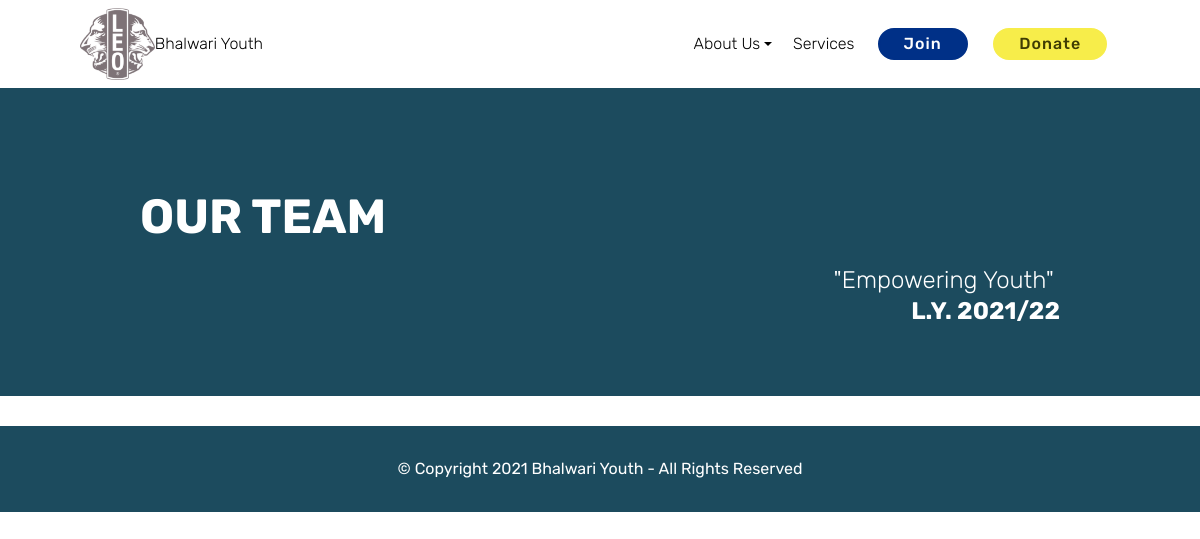
Before: /team with the older database file.
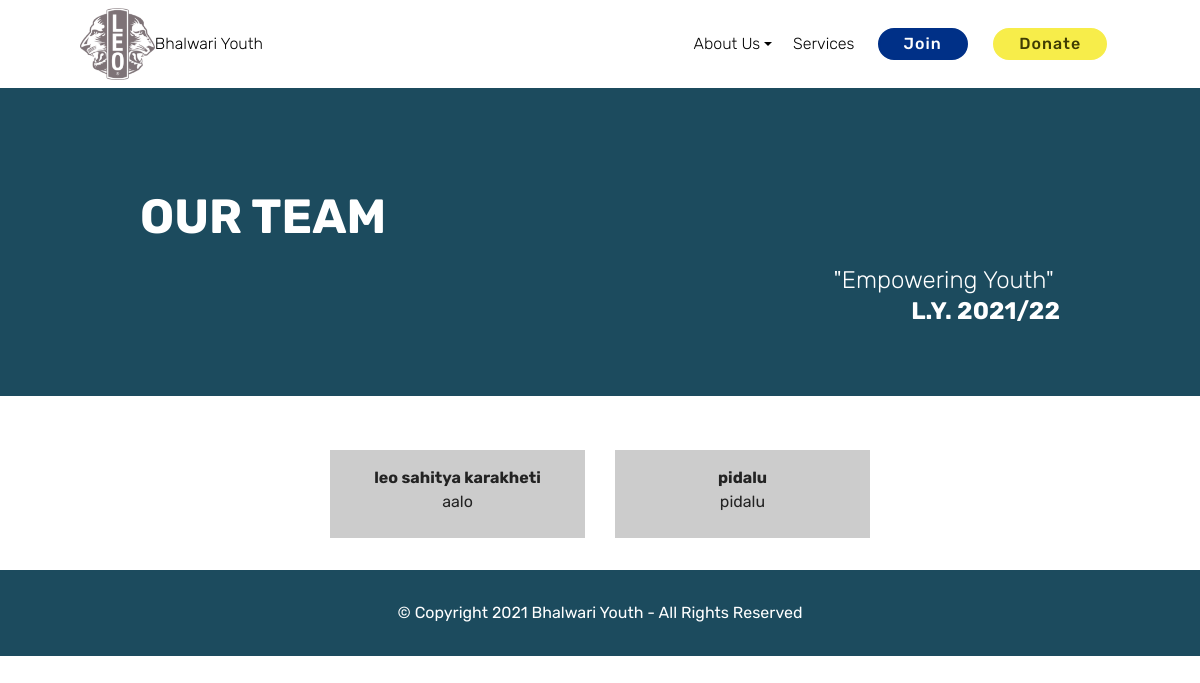
After: the same page with the newer database file.
### home/models.py (models this page shows, shortened)
class Team(models.Model):
    bod_id = models.AutoField
    name = models.CharField(max_length=255,default='')
    post = models.CharField(max_length=255,default='')
    image = models.ImageField(upload_to="images", default='')
    facebook_link = models.CharField(max_length=255,default='')

### home/views.py (the view)
# urls.py: path('team', views.team,name="teams"),
def team(request):
    if request.method=='GET':
        bod=Team.objects.all()
        return render(request,'teams.html',{'bods':bod})

### templates/teams.html (shortened to what this page needs)
  {%extends 'base.html' %}
  {% block head %}<link href='https://css.gg/facebook.css' rel='stylesheet'>{%endblock%}
  {%block body%}
  <section class="mbr-section info3 cid-rXZX6EU5jc" id="info3-1c">
    <div class="container">
        <div class="row justify-content-center">
            <div class="media-container-column title col-12 col-md-10">
                <h2 class="align-left mbr-bold mbr-white pb-3 mbr-fonts-style display-2">OUR TEAM</h2>
                <h3 class="mbr-section-subtitle align-left mbr-light mbr-white pb-3 mbr-fonts-style display-5">"Empowering Youth"&nbsp;<br><strong>L.Y. <span id="emyear"></span></strong></h3>
            </div>
        </div>
    </div>
</section>
<section class="team1 cid-rXZXaxcAh9" id="team1-1d">
    <div class="container align-center">
        <div class="row media-row">
            {%for bod in bods%}
        <div class="team-item col-lg-3 col-md-6">
                <div class="item-image">
                </div>
                <div class="item-caption py-3">
                    <div class="item-name px-2">
                        <p class="mbr-fonts-style display-7"><strong>{{bod.name}}</strong></p>
                    </div>
                    <div class="item-role px-2">
                        <p>{{bod.post}}</p>
                    </div>
                    <div class="item-social pt-2">
                    </div>
                </div>
            </div>
             {%endfor%}
            </div>
    </div>
</section>
{%endblock%}

### templates/base.html (shortened to what this page needs)
<!DOCTYPE html>
<html>
<head>
    {% load static %}
    {% block head %}{%endblock%}
    <link rel="stylesheet" href="assets/web/assets/mobirise-icons/mobirise-icons.css">
    <link rel="stylesheet" href="assets/bootstrap/css/bootstrap.min.css">
    <link rel="stylesheet" href="assets/bootstrap/css/bootstrap-grid.min.css">
    <link rel="stylesheet" href="assets/bootstrap/css/bootstrap-reboot.min.css">
    <link rel="stylesheet" href="assets/socicon/css/styles.css">
    <link rel="stylesheet" href="assets/tether/tether.min.css">
    <link rel="stylesheet" href="assets/dropdown/css/style.css">
    <link rel="stylesheet" href="assets/theme/css/style.css">
    <link rel="stylesheet" href="assets/mobirise/css/mbr-additional.css" type="text/css"><link rel="stylesheet" href="css/css-mbr-additional.css" type="text/css">
</head>
<body>
    <section class="menu cid-rXU2ycSvby" once="menu" id="menu2-2">
        <nav
            class="navbar navbar-expand beta-menu navbar-dropdown align-items-center navbar-fixed-top navbar-toggleable-sm">
            <div class="menu-logo">
                <div class="navbar-brand">
                    <span class="navbar-logo">
                        <a href="/home">
                            <img src="/assets/images/leo-clubs-logo.svg-132x127.png" alt="International Logo" title=""
                                style="height: 4.5rem;">
                        </a>
                    </span>
                    <span class="navbar-caption-wrap"><a class="navbar-caption text-black display-4"
                            href="/home">Bhalwari Youth</a></span>
                </div>
            </div>
            <div class="collapse navbar-collapse" id="navbarSupportedContent">
                <ul class="navbar-nav nav-dropdown" data-app-modern-menu="true">
                    <li class="nav-item dropdown">
                        <a class="nav-link link text-black dropdown-toggle display-4" href="orgstruct.html"
                            data-toggle="dropdown-submenu" aria-expanded="false">
                            About Us
                        </a>
                    </li>
                    <li class="nav-item">
                        <a class="nav-link link text-black display-4" href="/services">
                            Services
                        </a>
                    </li>
                </ul>
                <div class="navbar-buttons mbr-section-btn"><a class="btn btn-sm btn-primary display-4"
                        href="https://forms.gle/rk9AMTqwAuasiYuy9" target="_blank">
                        Join</a> <a class="btn btn-sm btn-success display-4" id="mdl" data-toggle="modal" data-target="#exampleModalLong" target="_blank">
                        Donate</a></div>
            </div>
        </nav>
    </section>
    {%block body%}
    {%endblock%}
    <section once="footers" class="cid-rY2Py7FYTU" id="footer6-1z">
        <div class="container">
            <div class="media-container-row align-center mbr-white">
                <div class="col-12">
                    <p class="mbr-text mb-0 mbr-fonts-style display-7">
                        © Copyright <span id="yearfooter"></span> Bhalwari Youth - All Rights Reserved
                    </p>
                </div>
            </div>
        </div>
    </section>
</body>
</html>

### assets/theme/css/style.css (style rules this page uses)
section { background-color: #eeeeee; }
body { font-style: normal; line-height: 1.5; }
section, .container, .container-fluid { position: relative; word-wrap: break-word; }
ul, ol, pre, blockquote { margin-bottom: 2.3125rem; }
a { font-style: normal; font-weight: 400; cursor: pointer; }
a, a:hover { text-decoration: none; }
body { color: #232323; }
h1, h2, h3, h4, h5, h6, .h1, .h2, .h3, .h4, .h5, .h6, .display-1, .display-2, .display-3, .display-4 { line-height: 1; word-break: break-word; word-wrap: break-word; }
.mbr-section-subtitle { line-height: 1.3; }
.mbr-text { font-style: normal; line-height: 1.6; }
b, strong { font-weight: bold; }
body { position: relative; }
section { background-position: 50% 50%; background-repeat: no-repeat; background-size: cover; }
.mbr-white { color: #ffffff; }
.align-left { text-align: left; }
.align-center { text-align: center; }
.mbr-light { font-weight: 300; }
.mbr-bold { font-weight: 700; }
.media-container-row { display: -ms-flexbox; display: -webkit-flex; display: flex; -webkit-flex-direction: row; -ms-flex-direction: row; flex-direction: row; -webkit-flex-wrap: wrap; -ms-flex-wrap: wrap; flex-wrap: wrap; -webkit-justify-content: center; -ms-flex-pack: center; justify-content: center; -webkit-align-content: center; -ms-flex-line-pack: center; align-content: center; -webkit-align-items: start; -ms-flex-align: start; align-items: start; }
.media-container-column { display: -ms-flexbox; display: -webkit-flex; display: flex; -webkit-flex-direction: column; -ms-flex-direction: column; flex-direction: column; -webkit-flex-wrap: wrap; -ms-flex-wrap: wrap; flex-wrap: wrap; -webkit-justify-content: center; -ms-flex-pack: center; justify-content: center; -webkit-align-content: center; -ms-flex-line-pack: center; align-content: center; -webkit-align-items: stretch; -ms-flex-align: stretch; align-items: stretch; }
.media-container-column > * { width: 100%; }
@media (min-width: 992px) { .media-container-row { -webkit-flex-wrap: nowrap; -ms-flex-wrap: nowrap; flex-wrap: nowrap; } }
.btn { font-weight: 500; border-width: 2px; font-style: normal; letter-spacing: 1px; margin: 0.4rem 0.8rem; white-space: normal; -webkit-transition: all 0.3s ease-in-out; -moz-transition: all 0.3s ease-in-out; transition: all 0.3s ease-in-out; display: inline-flex; align-items: center; justify-content: center; word-break: break-word; -webkit-align-items: center; -webkit-justify-content: center; display: -webkit-inline-flex; }
.btn-sm { font-weight: 500; letter-spacing: 1px; -webkit-transition: all 0.3s ease-in-out; -moz-transition: all 0.3s ease-in-out; transition: all 0.3s ease-in-out; }
.mbr-section-btn { margin-left: -0.25rem; margin-right: -0.25rem; font-size: 0; }
nav .mbr-section-btn { margin-left: 0rem; margin-right: 0rem; }
.menu .navbar-brand { display: -webkit-flex; }
.menu .navbar-brand span { display: flex; display: -webkit-flex; }
.menu .navbar-brand .navbar-caption-wrap { display: -webkit-flex; }
.menu .navbar-brand .navbar-logo img { display: -webkit-flex; }
@media (min-width: 1024px) { .menu .navbar-nav.nav-dropdown { display: -webkit-flex; } }
@media (min-width: 1024px) { .menu .navbar-toggleable-sm .navbar-collapse { display: -webkit-flex !important; } }
.navbar { display: -webkit-flex; -webkit-flex-wrap: wrap; -webkit-align-items: center; -webkit-justify-content: space-between; }
.navbar-collapse { -webkit-flex-basis: 100%; -webkit-flex-grow: 1; -webkit-align-items: center; }
.nav-dropdown .link { padding: 0.667em 1.667em !important; margin: 0 !important; }
.row { display: -webkit-flex; -webkit-flex-wrap: wrap; }
.justify-content-center { -webkit-justify-content: center; }
@media (min-width: 768px) { .navbar-toggleable-sm { -webkit-box-orient: horizontal; -webkit-box-direction: normal; -webkit-flex-direction: row; -ms-flex-direction: row; flex-direction: row; -webkit-flex-wrap: nowrap; -ms-flex-wrap: nowrap; flex-wrap: nowrap; -webkit-box-align: center; -webkit-align-items: center; -ms-flex-align: center; align-items: center; } }
@media (min-width: 768px) { .navbar-toggleable-sm .navbar-nav { -webkit-box-orient: horizontal; -webkit-box-direction: normal; -webkit-flex-direction: row; -ms-flex-direction: row; flex-direction: row; } }
@media (min-width: 768px) { .navbar-toggleable-sm .navbar-nav .nav-link { padding-right: 0.5rem; padding-left: 0.5rem; } }
@media (min-width: 768px) { .navbar-toggleable-sm .navbar-collapse { display: none; width: 100%; } }
html, body { height: auto; min-height: 100vh; }

Changed rows visible on the page:
added Team: name "leo sahitya karakheti", post "aalo"
added Team: name "pidalu", post "pidalu"
